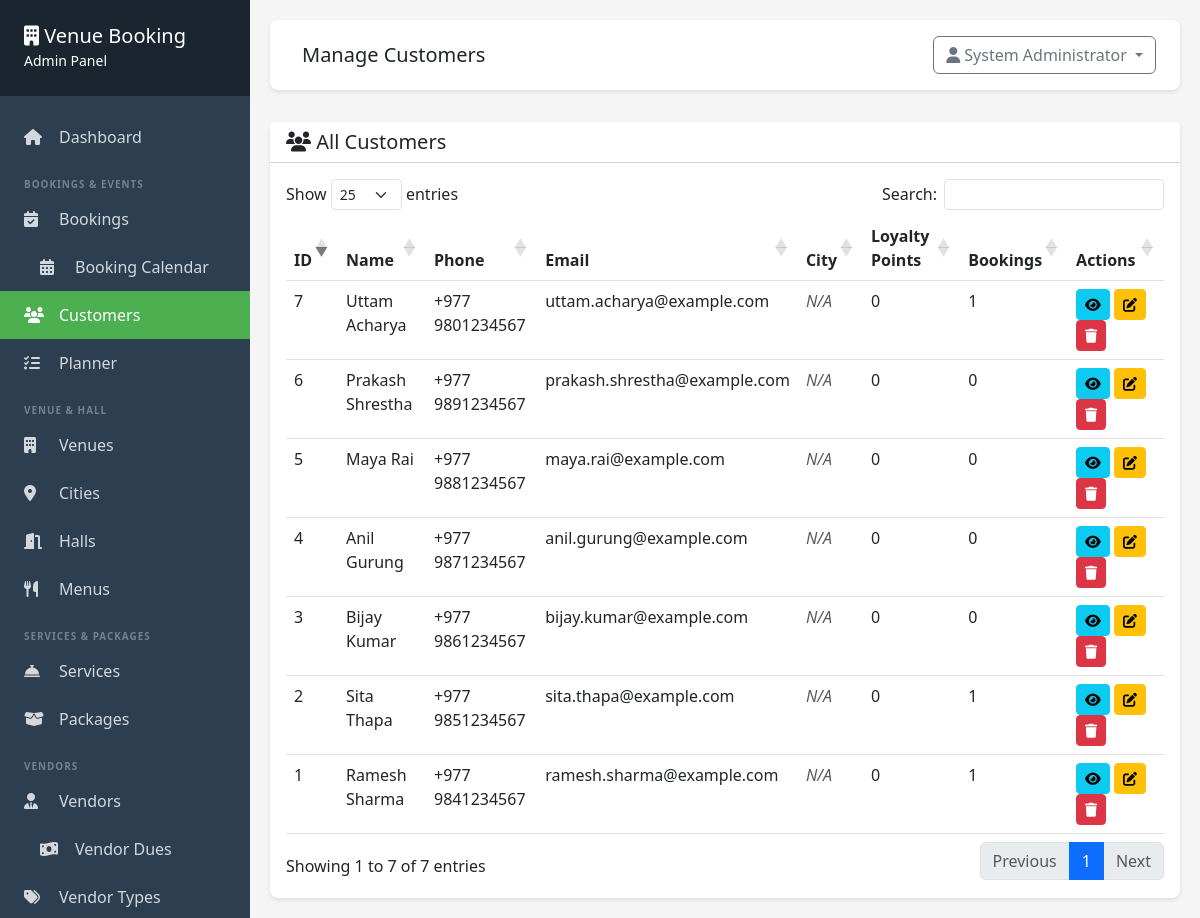
Screenshot of /admin/customers/index.php (signed in) with the database file from the repository.
### tables this page shows
CREATE TABLE IF NOT EXISTS customers (
    id INT PRIMARY KEY AUTO_INCREMENT,
    full_name VARCHAR(255) NOT NULL,
    phone VARCHAR(20) NOT NULL,
    email VARCHAR(100),
    address TEXT,
    city VARCHAR(100) NULL,
    loyalty_points INT NOT NULL DEFAULT 0,
    created_at TIMESTAMP DEFAULT CURRENT_TIMESTAMP,
    updated_at TIMESTAMP DEFAULT CURRENT_TIMESTAMP ON UPDATE CURRENT_TIMESTAMP,
    INDEX idx_phone (phone),
    INDEX idx_email (email),
    INDEX idx_city (city)
);

### admin/customers/index.php (the view, shortened to what this page needs)
<?php
require_once __DIR__ . '/../includes/header.php';
$db = getDB();
$stmt = $db->query("SELECT c.*, COUNT(b.id) as booking_count FROM customers c LEFT JOIN bookings b ON c.id = b.customer_id GROUP BY c.id ORDER BY c.created_at DESC");
$customers = $stmt->fetchAll();
?>
<div class="card">
    <div class="card-header bg-white">
        <h5 class="mb-0"><i class="fas fa-users"></i> All Customers</h5>
    </div>
    <div class="card-body">
        <div class="table-responsive">
            <table class="table table-hover datatable">
                <thead>
                    <tr>
                        <th>ID</th>
                        <th>Name</th>
                        <th>Phone</th>
                        <th>Email</th>
                        <th>City</th>
                        <th>Loyalty Points</th>
                        <th>Bookings</th>
                        <th>Actions</th>
                    </tr>
                </thead>
                <tbody>
                    <?php foreach ($customers as $customer): ?>
                        <tr>
                            <td><?php echo $customer['id']; ?></td>
                            <td><?php echo htmlspecialchars($customer['full_name']); ?></td>
                            <td><?php echo htmlspecialchars($customer['phone']); ?></td>
                            <td><?php echo htmlspecialchars($customer['email']); ?></td>
                            <td><?php echo $customer['city'] ? htmlspecialchars($customer['city']) : '<em class="text-muted">N/A</em>'; ?></td>
                            <td><?php echo (int)$customer['loyalty_points']; ?></td>
                            <td><?php echo $customer['booking_count']; ?></td>
                            <td>
                                <a href="view.php?id=<?php echo $customer['id']; ?>" class="btn btn-sm btn-info" title="View"><i class="fas fa-eye"></i></a>
                                <a href="edit.php?id=<?php echo $customer['id']; ?>" class="btn btn-sm btn-warning" title="Edit"><i class="fas fa-edit"></i></a>
                                <form method="POST" action="delete.php" style="display: inline;" onsubmit="return confirm('Are you sure you want to delete this customer? This action cannot be undone.');">
                                    <button type="submit" class="btn btn-sm btn-danger" title="Delete"><i class="fas fa-trash"></i></button>
                                </form>
                            </td>
                        </tr>
                    <?php endforeach; ?>
                </tbody>
            </table>
        </div>
    </div>
</div>
<?php require_once __DIR__ . '/../includes/footer.php'; ?>

### css/nepali-date-picker.css (style rules this page uses)
:root { --nepali-picker-font: 'Noto Sans Devanagari', 'Inter', -apple-system, BlinkMacSystemFont, "Segoe UI", Roboto, "Helvetica Neue", Arial, sans-serif; }

### admin/includes/header.php (style rules this page uses)
:root { --primary-green: #4CAF50; --dark-green: #2E7D32; }
body { background: #f5f5f5; }
.card { border: none; border-radius: 8px; box-shadow: 0 2px 4px rgba(0,0,0,0.1); }

### rows the page displays
customers: id "1", full_name "Ramesh Sharma", phone "+977 9841234567", email "ramesh.sharma@example.com", shows "N/A", loyalty_points "0", booking_count "1"
customers: id "2", full_name "Sita Thapa", phone "+977 9851234567", email "sita.thapa@example.com", shows "N/A", loyalty_points "0", booking_count "1"
customers: id "3", full_name "Bijay Kumar", phone "+977 9861234567", email "bijay.kumar@example.com", shows "N/A", loyalty_points "0", booking_count "0"
customers: id "4", full_name "Anil Gurung", phone "+977 9871234567", email "anil.gurung@example.com", shows "N/A", loyalty_points "0", booking_count "0"
customers: id "5", full_name "Maya Rai", phone "+977 9881234567", email "maya.rai@example.com", shows "N/A", loyalty_points "0", booking_count "0"
customers: id "6", full_name "Prakash Shrestha", phone "+977 9891234567", email "prakash.shrestha@example.com", shows "N/A", loyalty_points "0", booking_count "0"
customers: id "7", full_name "Uttam Acharya", phone "+977 9801234567", email "uttam.acharya@example.com", shows "N/A", loyalty_points "0", booking_count "1"

### other values shown
$page_title "Manage Customers"
$current_user['full_name'] "System Administrator"
